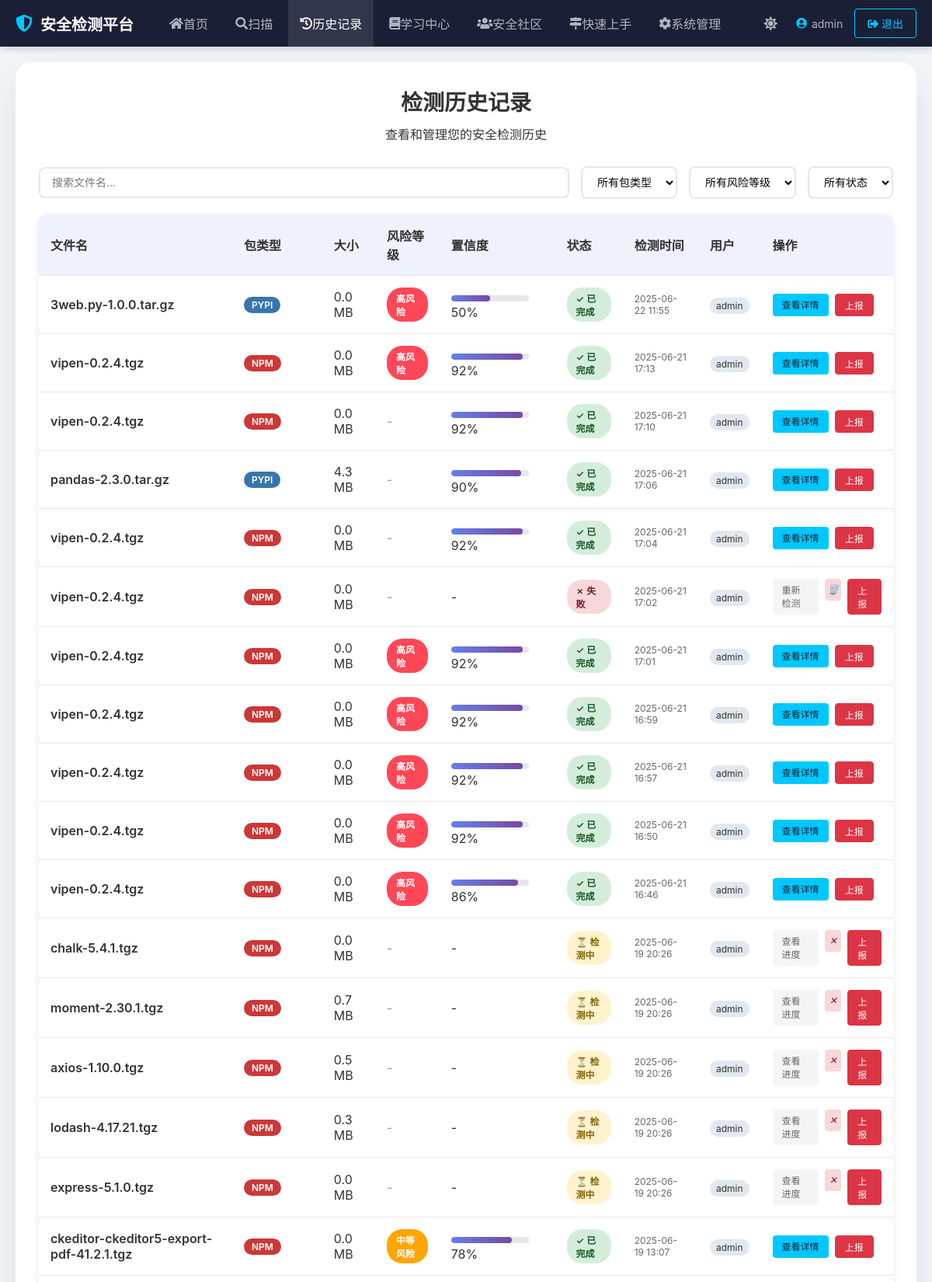
Screenshot of /history (signed in, upper part) with the database file from the repository.
### tables this page shows
CREATE TABLE scan_records (
        id INTEGER PRIMARY KEY AUTOINCREMENT,
        user_id INTEGER NOT NULL,
        filename TEXT NOT NULL,
        file_size INTEGER,
        file_hash TEXT,
        risk_level TEXT,
        confidence REAL,
        scan_status TEXT NOT NULL,
        created_at TIMESTAMP DEFAULT CURRENT_TIMESTAMP,
        scan_time TIMESTAMP,
        package_type TEXT,
        result TEXT,
        error_message TEXT,
        xgboost_result TEXT,
        llm_result TEXT,
        risk_explanation TEXT, malicious_code_snippet TEXT, code_location TEXT, malicious_action TEXT, technical_details TEXT,
        FOREIGN KEY (user_id) REFERENCES users (id)
    );

CREATE TABLE users (
        id INTEGER PRIMARY KEY AUTOINCREMENT,
        username TEXT UNIQUE NOT NULL,
        email TEXT UNIQUE,
        password_hash TEXT NOT NULL,
        role TEXT NOT NULL DEFAULT 'user',
        last_login TIMESTAMP
    , avatar TEXT, register_time TIMESTAMP);

### app/routes/user.py (the view, shortened to what this page needs)
@user_bp.route('/history')
@login_required
def history():
    conn = None
    try:
        conn = sqlite3.connect(Config.DATABASE_PATH)
        conn.row_factory = sqlite3.Row
        cursor = conn.cursor()
        if session.get('role') == 'admin':
            cursor.execute('''
                SELECT r.id, r.filename, r.file_size, r.risk_level, r.confidence, r.scan_status, r.created_at,
                       r.package_type, u.username
                FROM scan_records r
                JOIN users u ON r.user_id = u.id
                ORDER BY r.created_at DESC
            ''')
        records = cursor.fetchall()
        return render_template('history.html', records=records)
    except Exception as e:
        print(f"Error in history: {e}")
        flash('获取历史记录时出现错误', 'error')
        return render_template('history.html', records=[])
    finally:
        if conn:
            conn.close()

### app/utils/__init__.py (called while the page is built)
def login_required(view):
    @wraps(view)
    def wrapped_view(*args, **kwargs):
        if 'user_id' not in session:
            flash('请先登录', 'error')
            return redirect(url_for('auth.login'))
        return view(*args, **kwargs)
    return wrapped_view

### app/templates/history.html (shortened to what this page needs)
{% extends "base.html" %}
{% block content %}
<div class="history-container">
    <div class="header">
        <h1>检测历史记录</h1>
        <p>查看和管理您的安全检测历史</p>
    </div>
    <div class="search-controls">
        <input type="text" class="search-input" placeholder="搜索文件名..." id="searchInput">
        <select class="filter-select" id="packageTypeFilter">
            <option value="">所有包类型</option>
        </select>
        <select class="filter-select" id="riskFilter">
            <option value="">所有风险等级</option>
        </select>
        <select class="filter-select" id="statusFilter">
            <option value="">所有状态</option>
        </select>
    </div>
    {% if records %}
    <table class="records-table" id="recordsTable">
        <thead>
            <tr>
                <th>文件名</th>
                <th>包类型</th>
                <th>大小</th>
                <th>风险等级</th>
                <th>置信度</th>
                <th>状态</th>
                <th>检测时间</th>
                {% if session.role == 'admin' %}<th>用户</th>{% endif %}
                <th>操作</th>
            </tr>
        </thead>
        <tbody>
            {% for record in records %}
            <tr data-risk="{{ record[3] or '' }}" data-status="{{ record[5] }}" data-filename="{{ record[1] }}" data-package-type="{{ record[7] or 'unknown' }}">
                <td>
                    <div style="font-weight: 600; color: #333;">{{ record[1] }}</div>
                </td>
                <td>
                    <span class="type-badge type-{{ record[7]|lower if record[7] else 'unknown' }}">
                        {{ record[7]|upper if record[7] else '未知' }}
                    </span>
                </td>
                <td>{{ "%.1f"|format(record[2] / 1024 / 1024) }} MB</td>
                <td>
                    {% if record[3] == 'high' %}
                        <span class="risk-badge risk-high">高风险</span>
                    {% elif record[3] == 'medium' %}
                        <span class="risk-badge risk-medium">中等风险</span>
                    {% elif record[3] == 'low' %}
                        <span class="risk-badge risk-low">低风险</span>
                    {% else %}
                        <span style="color: #999;">-</span>
                    {% endif %}
                </td>
                <td>
                    {% if record[4] %}
                        {% set confidence_percent = (record[4] * 100)|int %}
                        <div class="confidence-bar">
                            <div class="confidence-fill" style="width: {{ confidence_percent }}%"></div>
                        </div>
                        <span class="confidence-text">{{ confidence_percent }}%</span>
                    {% else %}
                        <span class="confidence-text">-</span>
                    {% endif %}
                </td>
                <td>
                    {% if record[5] == 'completed' %}
                        <span class="status-badge status-completed">✓ 已完成</span>
                    {% elif record[5] == 'pending' %}
                        <span class="status-badge status-pending">⏳ 检测中</span>
                    {% elif record[5] == 'failed' %}
                        <span class="status-badge status-failed">✗ 失败</span>
                    {% else %}
                        <span class="status-badge status-pending">{{ record[5] }}</span>
                    {% endif %}
                </td>
                <td style="font-size: 12px; color: #666;">
                    {{ record[6][:16] if record[6] else '-' }}
                </td>
                {% if session.role == 'admin' %}
                <td>
                    <span style="font-size: 12px; padding: 3px 8px; background: #e2e8f0; border-radius: 10px;">{{ record[8] }}</span>
                </td>
                {% endif %}
                <td>
                    <div class="action-buttons">
                        {% if record[5] == 'completed' %}
                            <a href="/results/{{ record[0] }}" class="btn-small btn-primary">查看详情</a>
                        {% elif record[5] == 'pending' %}
                            <a href="/progress/{{ record[0] }}" class="btn-small btn-secondary">查看进度</a>
                            <button class="btn-small btn-icon" title="取消" onclick="cancelScan('{{ record[0] }}')" style="background: #f8d7da; color: #721c24;">
                                <i class="cancel-icon">✕</i>
                            </button>
                        {% else %}
                            <a href="#" class="btn-small btn-secondary" onclick="retryDetection('{{ record[0] }}')">重新检测</a>
                            <button class="btn-small btn-icon" title="删除" onclick="deleteRecord('{{ record[0] }}')" style="background: #f8d7da; color: #721c24;">
                                <i class="delete-icon">🗑️</i>
                            </button>
                        {% endif %}
                        <a href="{{ url_for('community.report_anomaly', scan_id=record.id) }}" class="btn-small btn-danger">上报</a>
                    </div>
                </td>
            </tr>
            {% endfor %}
        </tbody>
    </table>
    {% endif %}
</div>
{% endblock %}

### app/templates/base.html (shortened to what this page needs)
<!DOCTYPE html>
<html lang="zh-CN" data-theme="light">
<head>
    <link rel="stylesheet" href="https://cdn.jsdelivr.net/npm/@fortawesome/fontawesome-free@5.15.4/css/all.min.css">
</head>
<body>
    {% if session.user_id %}
    <nav class="navbar">
        <div class="navbar-content">
            <a href="{{ url_for('user.index') }}" class="logo">
                <i class="fas fa-shield-alt"></i>安全检测平台
            </a>
            <ul class="nav-links">
                <li><a href="{{ url_for('user.index') }}" {% if request.path == '/' %}class="active"{% endif %}><i class="fas fa-home"></i> 首页</a></li>
                <li><a href="{{ url_for('scan.scan') }}" {% if request.path == '/scan' %}class="active"{% endif %}><i class="fas fa-search"></i> 扫描</a></li>
                <li><a href="{{ url_for('user.history') }}" {% if request.path == '/history' %}class="active"{% endif %}><i class="fas fa-history"></i> 历史记录</a></li>
                <li class="nav-item dropdown">
                    <a href="#" class="nav-link dropdown-toggle {% if request.path.startswith('/knowledge') or request.path.startswith('/package_encyclopedia') %}active{% endif %}">
                        <i class="fas fa-book"></i> 学习中心
                    </a>
                </li>
                <li><a href="{{ url_for('community.index') }}" class="{% if request.path.startswith('/community') %}active{% endif %}"><i class="fas fa-users"></i> 安全社区</a></li>
                <li><a href="{{ url_for('user.guide') }}" {% if request.path == '/guide' %}class="active"{% endif %}><i class="fas fa-map-signs"></i> 快速上手</a></li>
                {% if session.role == 'admin' %}
                <li><a href="{{ url_for('admin.admin') }}" class="{% if request.path == '/admin/' %}active{% endif %}"><i class="fas fa-cog"></i> 系统管理</a></li>
                {% endif %}
            </ul>
            <div class="user-menu">
                <button id="themeToggle" class="theme-toggle" title="切换主题">
                    <i class="fas fa-sun"></i>
                </button>
                <span class="user-info"><i class="fas fa-user-circle"></i> {{ session.username }}</span>
                <a href="{{ url_for('auth.logout') }}" class="btn btn-outline"><i class="fas fa-sign-out-alt"></i> 退出</a>
            </div>
        </div>
    </nav>
    {% endif %}
    <div class="container">
        {% block content %}{% endblock %}
    </div>
</body>
</html>

### app/templates/history.html (style rules this page uses)
.history-container { background: rgba(255, 255, 255, 0.95); backdrop-filter: blur(10px); padding: 30px; border-radius: 20px; box-shadow: 0 20px 60px rgba(0,0,0,0.1); margin: 0 auto; }
.header { text-align: center; margin-bottom: 30px; }
.header h1 { color: #333; margin-bottom: 10px; font-size: 28px; }
.search-controls { display: flex; gap: 15px; margin-bottom: 20px; align-items: center; flex-wrap: wrap; }
.search-input { flex: 1; min-width: 200px; padding: 10px 15px; border: 2px solid #e5e7eb; border-radius: 8px; font-size: 14px; }
.filter-select { padding: 10px 15px; border: 2px solid #e5e7eb; border-radius: 8px; font-size: 14px; background: white; }
.records-table { width: 100%; border-collapse: collapse; margin-bottom: 20px; background: white; border-radius: 10px; overflow: hidden; box-shadow: 0 2px 10px rgba(0,0,0,0.1); }
.records-table th, .records-table td { padding: 15px; text-align: left; border-bottom: 1px solid #e5e7eb; }
.records-table th { background: rgba(102, 126, 234, 0.1); font-weight: 600; color: #333; }
.risk-badge { display: inline-block; padding: 5px 12px; border-radius: 20px; font-size: 12px; font-weight: 600; color: white; }
.risk-high { background: #ff4757; }
.risk-medium { background: #ffa502; }
.type-badge { display: inline-block; padding: 3px 10px; border-radius: 12px; font-size: 12px; font-weight: 600; color: #fff; }
.type-pypi { background: #3776ab; }
.type-npm { background: #cb3837; }
.confidence-bar { width: 100px; height: 8px; background: #e5e7eb; border-radius: 4px; overflow: hidden; display: inline-block; }
.confidence-fill { height: 100%; background: linear-gradient(90deg, #667eea 0%, #764ba2 100%); border-radius: 4px; }
.status-badge { display: inline-block; padding: 5px 12px; border-radius: 20px; font-size: 12px; font-weight: 600; }
.status-completed { background: #d4edda; color: #155724; }
.status-pending { background: #fff3cd; color: #856404; }
.status-failed { background: #f8d7da; color: #721c24; }
.action-buttons { display: flex; gap: 8px; }
.btn-small { padding: 5px 12px; border: none; border-radius: 4px; font-size: 12px; cursor: pointer; text-decoration: none; transition: all 0.3s ease; }
.btn-primary { background: #667eea; color: white; }
.btn-secondary { background: #f5f5f5; color: #666; }
.btn-danger { background: #ff4757; color: white; }
.btn-icon { width: 28px; height: 28px; display: inline-flex; align-items: center; justify-content: center; padding: 0; border-radius: 4px; cursor: pointer; transition: all 0.2s ease; }

### rows the page displays
scan_records: filename "3web.py-1.0.0.tar.gz", package_type "PYPI", record[2]/1024/1024 "0.0", risk_level "高风险", confidence_percent "50", scan_status "✓ 已完成", created_at "2025-06-22 11:55", username "admin"
scan_records: filename "vipen-0.2.4.tgz", package_type "NPM", record[2]/1024/1024 "0.0", risk_level "高风险", confidence_percent "92", scan_status "✓ 已完成", created_at "2025-06-21 17:13", username "admin"
scan_records: filename "vipen-0.2.4.tgz", package_type "NPM", record[2]/1024/1024 "0.0", confidence_percent "92", scan_status "✓ 已完成", created_at "2025-06-21 17:10", username "admin"
scan_records: filename "pandas-2.3.0.tar.gz", package_type "PYPI", record[2]/1024/1024 "4.3", confidence_percent "90", scan_status "✓ 已完成", created_at "2025-06-21 17:06", username "admin"
scan_records: filename "vipen-0.2.4.tgz", package_type "NPM", record[2]/1024/1024 "0.0", confidence_percent "92", scan_status "✓ 已完成", created_at "2025-06-21 17:04", username "admin"
scan_records: filename "vipen-0.2.4.tgz", package_type "NPM", record[2]/1024/1024 "0.0", scan_status "✗ 失败", created_at "2025-06-21 17:02", username "admin"
scan_records: filename "vipen-0.2.4.tgz", package_type "NPM", record[2]/1024/1024 "0.0", risk_level "高风险", confidence_percent "92", scan_status "✓ 已完成", created_at "2025-06-21 17:01", username "admin"
scan_records: filename "vipen-0.2.4.tgz", package_type "NPM", record[2]/1024/1024 "0.0", risk_level "高风险", confidence_percent "92", scan_status "✓ 已完成", created_at "2025-06-21 16:59", username "admin"
scan_records: filename "vipen-0.2.4.tgz", package_type "NPM", record[2]/1024/1024 "0.0", risk_level "高风险", confidence_percent "92", scan_status "✓ 已完成", created_at "2025-06-21 16:57", username "admin"
scan_records: filename "vipen-0.2.4.tgz", package_type "NPM", record[2]/1024/1024 "0.0", risk_level "高风险", confidence_percent "92", scan_status "✓ 已完成", created_at "2025-06-21 16:50", username "admin"
scan_records: filename "vipen-0.2.4.tgz", package_type "NPM", record[2]/1024/1024 "0.0", risk_level "高风险", confidence_percent "86", scan_status "✓ 已完成", created_at "2025-06-21 16:46", username "admin"
scan_records: filename "chalk-5.4.1.tgz", package_type "NPM", record[2]/1024/1024 "0.0", scan_status "⏳ 检测中", created_at "2025-06-19 20:26", username "admin"
scan_records: filename "moment-2.30.1.tgz", package_type "NPM", record[2]/1024/1024 "0.7", scan_status "⏳ 检测中", created_at "2025-06-19 20:26", username "admin"
scan_records: filename "axios-1.10.0.tgz", package_type "NPM", record[2]/1024/1024 "0.5", scan_status "⏳ 检测中", created_at "2025-06-19 20:26", username "admin"
scan_records: filename "lodash-4.17.21.tgz", package_type "NPM", record[2]/1024/1024 "0.3", scan_status "⏳ 检测中", created_at "2025-06-19 20:26", username "admin"
scan_records: filename "express-5.1.0.tgz", package_type "NPM", record[2]/1024/1024 "0.0", scan_status "⏳ 检测中", created_at "2025-06-19 20:26", username "admin"
scan_records: filename "ckeditor-ckeditor5-export-pdf-41.2.1.tgz", package_type "NPM", record[2]/1024/1024 "0.0", risk_level "中等风险", confidence_percent "78", scan_status "✓ 已完成", created_at "2025-06-19 13:07", username "admin"

### other values shown
{{ session.username }} "admin"
